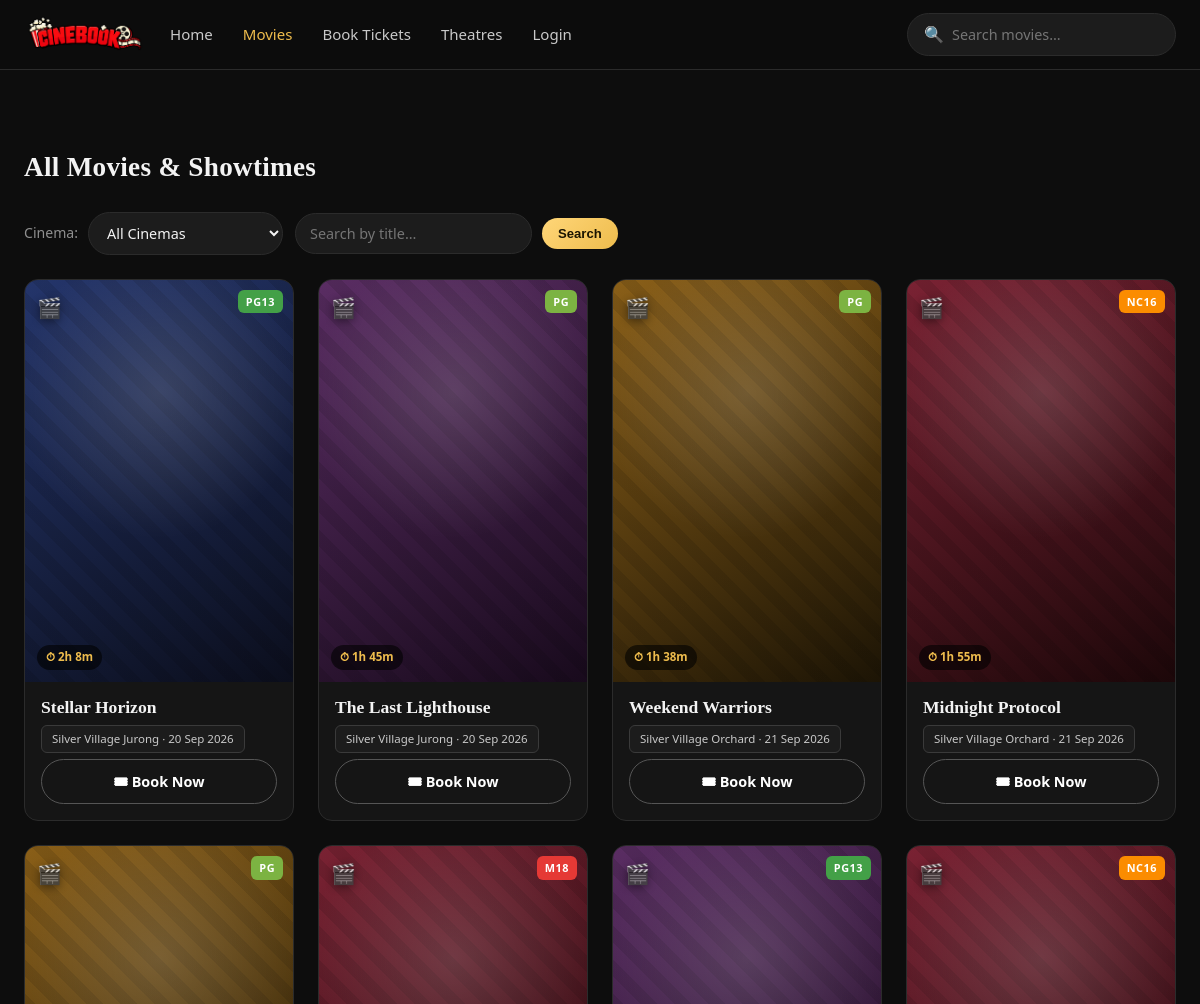
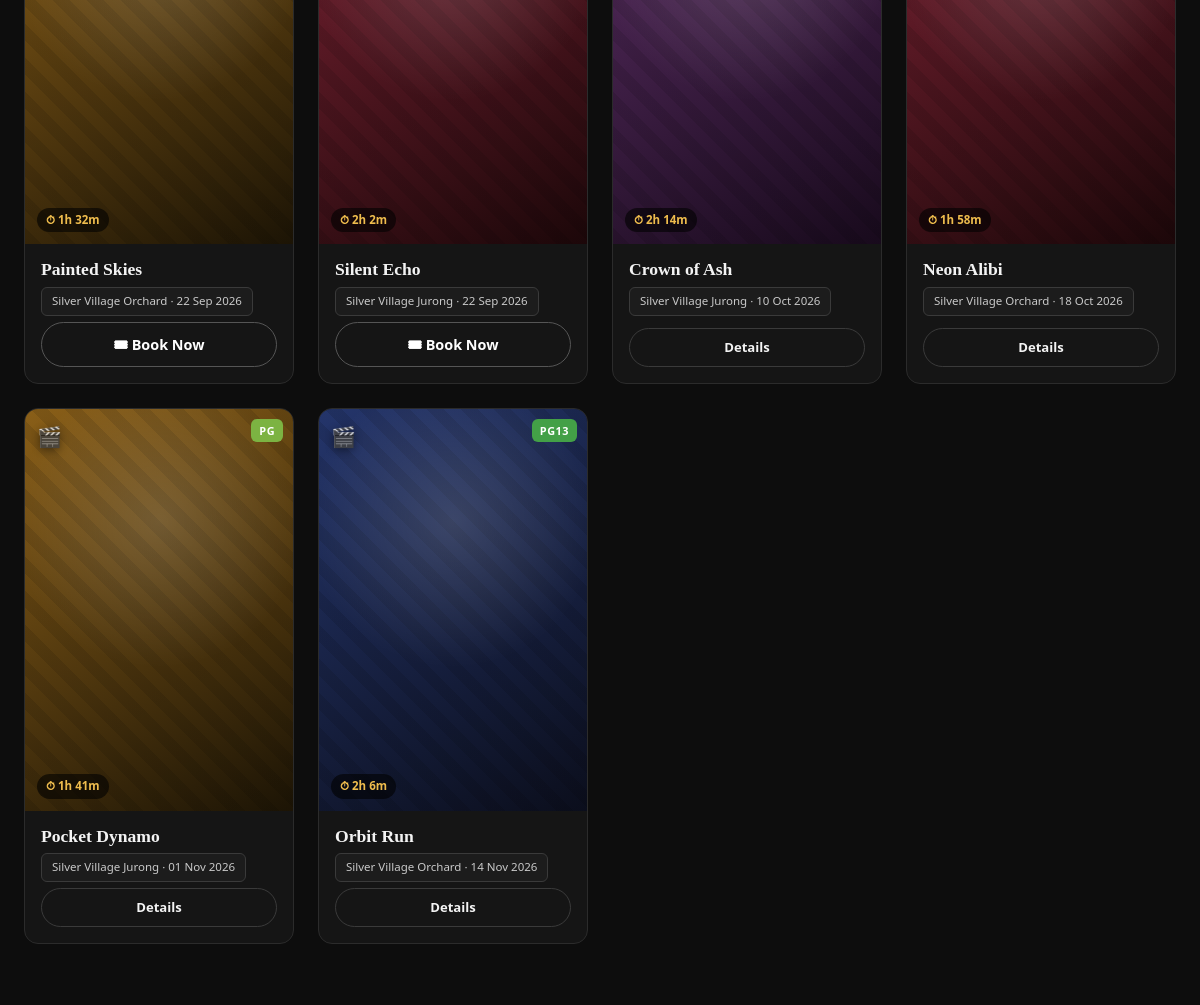
The page /movies.php (upper part) on the database as committed earlier (2 pictures, top to bottom).
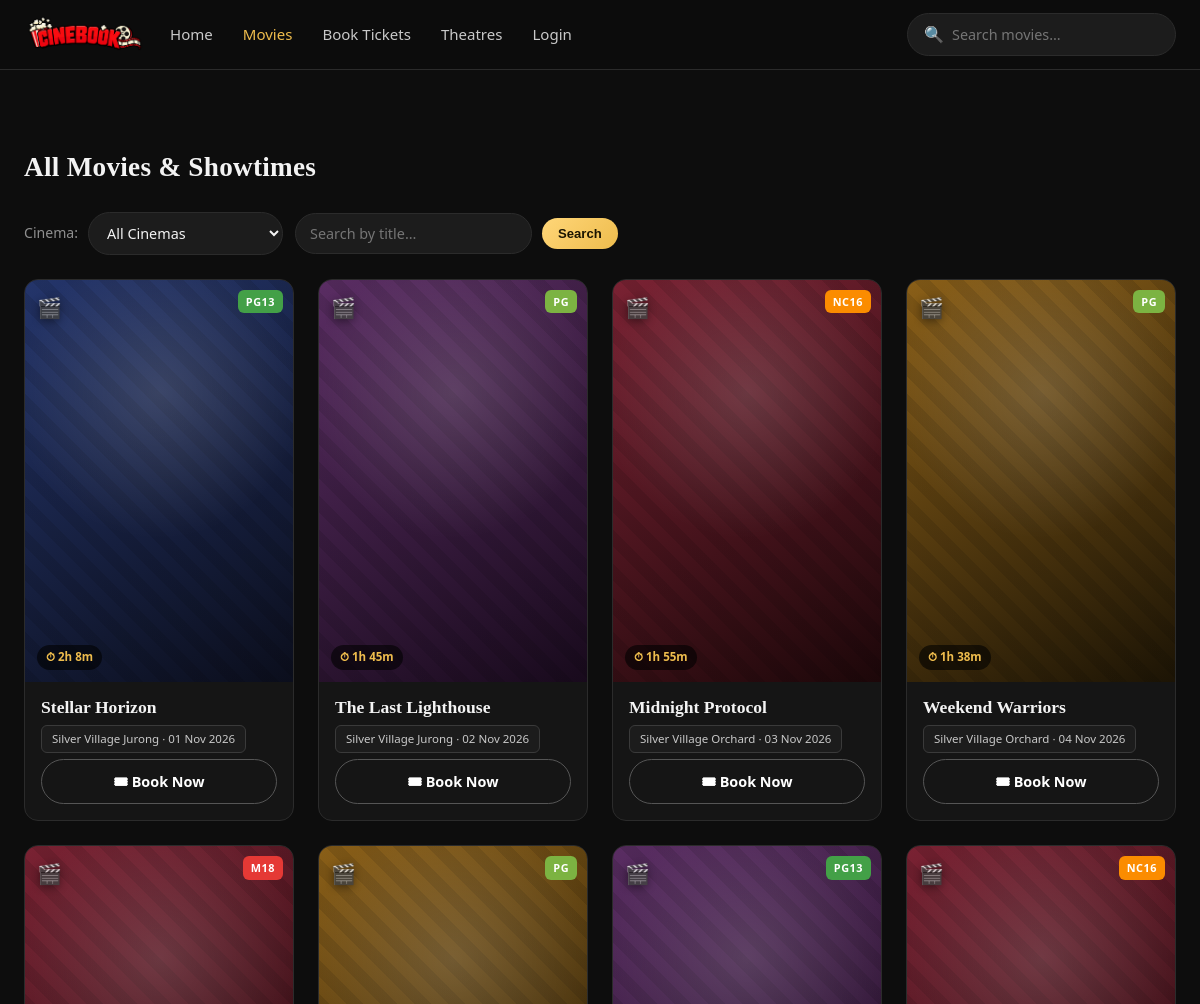
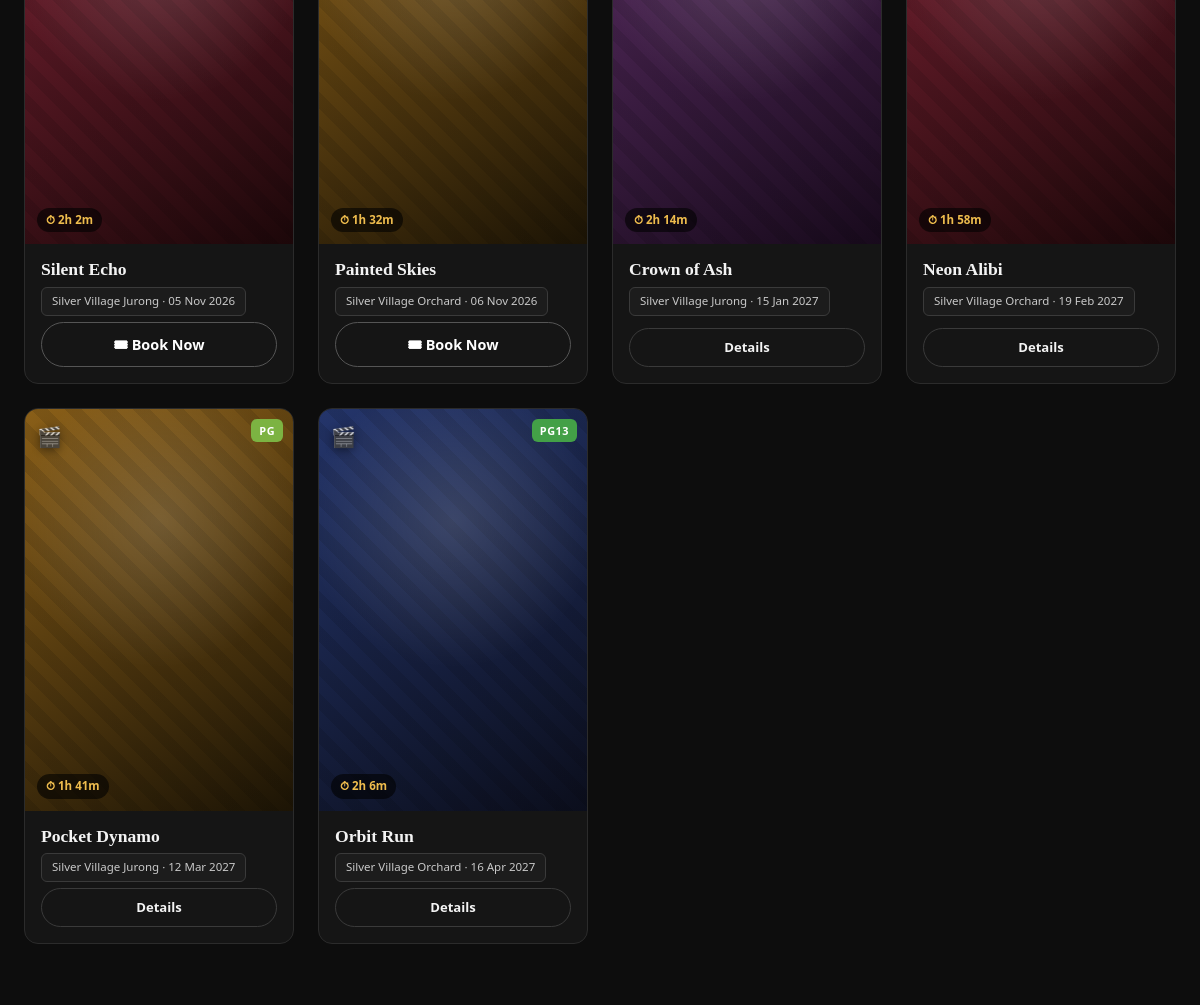
The same page on the database as committed later (2 pictures, top to bottom).
### tables this page shows
CREATE TABLE movie (
    Movie_ID INT AUTO_INCREMENT PRIMARY KEY,
    Location VARCHAR(150),
    Date DATE,
    Showtime TIME,
    Description TEXT,
    Title VARCHAR(150) NOT NULL,
    Poster VARCHAR(255) NOT NULL DEFAULT '',
    Backdrop VARCHAR(255) NOT NULL DEFAULT '',
    Genre VARCHAR(80),
    Duration_Min INT,
    Certificate VARCHAR(10) DEFAULT 'PG',
    Stars TINYINT DEFAULT 4,
    Status VARCHAR(20) DEFAULT 'showing',
    Cinema_ID INT,
    FOREIGN KEY (Cinema_ID) REFERENCES cinema(Cinema_ID)
);

CREATE TABLE cinema (
    Cinema_ID INT AUTO_INCREMENT PRIMARY KEY,
    Cinema_Name VARCHAR(100) NOT NULL,
    Cinema_Cont VARCHAR(20),
    Bran_ID INT,
    FOREIGN KEY (Bran_ID) REFERENCES branch(Bran_ID)
);

### movies.php (the view, shortened to what this page needs)
<?php
require_once 'includes/db_connect.php';
include 'includes/header.php';
$q = is_string($_GET['q'] ?? null) ? trim($_GET['q']) : '';
$q = substr($q, 0, 100);
$sql = "SELECT m.Movie_ID, m.Title, m.Genre, m.Duration_Min, m.Date, m.Showtime,
               m.Certificate, m.Stars, m.Status, m.Poster, c.Cinema_Name
        FROM movie m LEFT JOIN cinema c ON m.Cinema_ID = c.Cinema_ID
        WHERE m.Movie_ID IN (SELECT MIN(Movie_ID) FROM movie GROUP BY Title)";
$sql .= " ORDER BY m.Date ASC, m.Showtime ASC";
$stmt = $conn->prepare($sql);
$stmt->execute();
$result = $stmt->get_result();
?>
<div class="section-head">
    <h2><?php echo $q !== '' ? 'Results for “' . htmlspecialchars($q) . '”' : 'All Movies &amp; Showtimes'; ?></h2>
</div>
<div class="toolbar">
    <form method="GET" action="movies.php">
        <label for="cinema">Cinema:</label>
        <select name="cinema" id="cinema" onchange="this.form.submit()">
            <option value="0">All Cinemas</option>
        </select>
    </form>
    <form method="GET" action="movies.php">
        <input type="search" name="q" placeholder="Search by title…" value="<?php echo htmlspecialchars($q); ?>">
        <button type="submit" class="btn btn-sm">Search</button>
    </form>
</div>
<div class="movie-grid">
<?php if ($result && $result->num_rows > 0): ?>
    <?php while ($row = $result->fetch_assoc()): ?>
        <div class="movie-card">
            <a class="poster<?php echo poster_has_img($row['Poster']); ?>" data-genre="<?php echo htmlspecialchars($row['Genre']); ?>"<?php echo poster_style($row['Poster']); ?>
               href="movie_details.php?id=<?php echo $row['Movie_ID']; ?>">
                <?php echo cert_badge($row['Certificate']); ?>
                <span class="dur-pill">&#9201; <?php echo formatDuration($row['Duration_Min']); ?></span>
            </a>
            <div class="movie-card-foot">
                <a class="mc-title" href="movie_details.php?id=<?php echo $row['Movie_ID']; ?>"><?php echo htmlspecialchars($row['Title']); ?></a>
                <div class="mc-location"><?php echo htmlspecialchars($row['Cinema_Name']); ?> &middot; <?php echo date("d M Y", strtotime($row['Date'])); ?></div>
                <?php if ($row['Status'] === 'coming'): ?>
                    <a href="movie_details.php?id=<?php echo $row['Movie_ID']; ?>" class="btn btn-sm btn-ghost">Details</a>
                <?php else: ?>
                    <a href="booking.php?movie_id=<?php echo $row['Movie_ID']; ?>" class="book-now-btn">
                        🎟 Book Now
                    </a>
                <?php endif; ?>
            </div>
        </div>
    <?php endwhile; ?>
<?php else: ?>
    <div class="empty-state"><div class="big">&#128269;</div><p>No movies found<?php echo $q !== '' ? ' for “' . htmlspecialchars($q) . '”' : ''; ?>. <a href="movies.php" style="color:var(--gold);">Clear filters</a>.</p></div>
<?php endif; ?>
</div>
<?php include 'includes/footer.php'; $conn->close(); ?>

### includes/header.php (shortened to what this page needs)
<?php
$currentPage = basename($_SERVER['PHP_SELF']);
function navActive($page) {
    global $currentPage;
    return $currentPage === $page ? ' class="active"' : '';
}
function formatDuration($min) {
    $min = (int) $min;
    $h = intdiv($min, 60);
    $m = $min % 60;
    return ($h > 0 ? $h . "h " : "") . $m . "m";
}
?>
<!DOCTYPE html>
<html lang="en">
<head>
<link rel="stylesheet" href="css/style.css">
</head>
<body>
<header class="site-header">
    <div class="header-inner">
        <a href="index.php" class="logo">
            <img src="images/cinebooklogo.png" alt="CineBook Logo">
        </a>
        <nav class="main-nav" aria-label="Main navigation">
            <ul class="nav-links">
                <li><a href="index.php"<?php echo navActive('index.php'); ?>>Home</a></li>
                <li><a href="movies.php"<?php echo navActive('movies.php'); ?>>Movies</a></li>
                <li><a href="booking.php"<?php echo navActive('booking.php'); ?>>Book Tickets</a></li>
                <li><a href="about.php"<?php echo navActive('about.php'); ?>>Theatres</a></li>
                <?php if (isset($_SESSION['cust_id'])): ?>
                    <li><a href="my_bookings.php"<?php echo navActive('my_bookings.php'); ?>>Your Tickets</a></li>
                    <li><a href="profile.php"<?php echo navActive('profile.php'); ?>>My Profile</a></li>
                    <li><a href="logout.php">Logout</a></li>
                <?php else: ?>
                    <li><a href="login.php"<?php echo navActive('login.php'); ?>>Login</a></li>
                <?php endif; ?>
            </ul>
        </nav>
        <form class="header-search" method="GET" action="movies.php" role="search">
            <span class="ico">&#128269;</span>
            <input type="search" name="q" placeholder="Search movies…"
                   value="<?php echo htmlspecialchars(is_string($_GET['q'] ?? null) ? substr($_GET['q'],0,100) : ''); ?>">
        </form>
    </div>
</header>
<main class="page-wrap">

### includes/functions.php (shortened to what this page needs)
<?php
function poster_file($poster) {
    $poster = trim((string) $poster);
    return '';
}
function poster_has_img($poster) {
    return poster_file($poster) !== '' ? ' has-img' : '';
}
function poster_style($poster) {
    $f = poster_file($poster);
    if ($f === '') return '';
    return ' style="background-image:url(\'images/posters/' . htmlspecialchars(rawurlencode($f)) . '\')"';
}
function cert_badge($cert) {
    $cert = trim((string) $cert);
    $cls = preg_replace('/[^A-Z0-9]/', '', strtoupper($cert));
    return '<span class="cert-badge cert-' . $cls . '">' . htmlspecialchars($cert) . '</span>';
}

### includes/footer.php (shortened to what this page needs)
</main>
</body>
</html>

Rows that differ between the two databases and show on the page:
changed movie "Stellar Horizon": Date "20 Sep 2026" → "01 Nov 2026"
changed movie "The Last Lighthouse": Date "20 Sep 2026" → "02 Nov 2026"
changed movie "Midnight Protocol": Date "21 Sep 2026" → "03 Nov 2026"; moves up the list
changed movie "Weekend Warriors": Date "21 Sep 2026" → "04 Nov 2026"
changed movie "Silent Echo": Date "22 Sep 2026" → "05 Nov 2026"; moves up the list
changed movie "Painted Skies": Date "22 Sep 2026" → "06 Nov 2026"
changed movie "Crown of Ash": Date "10 Oct 2026" → "15 Jan 2027"
changed movie "Neon Alibi": Date "18 Oct 2026" → "19 Feb 2027"
changed movie "Pocket Dynamo": Date "01 Nov 2026" → "12 Mar 2027"
changed movie "Orbit Run": Date "14 Nov 2026" → "16 Apr 2027"
